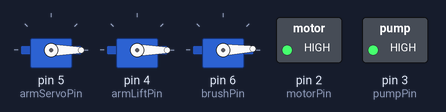
The sketch below on a simulated Arduino Uno, built with avr-gcc and run on an emulated ATmega328P. Shown: 3 × servo, switched loads named in the sketch (green lamp = pin HIGH).

Above: at 0.05 s.
At 2.85 s:
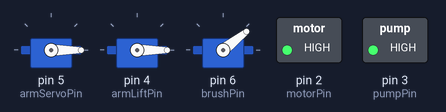
At 3.3 s:
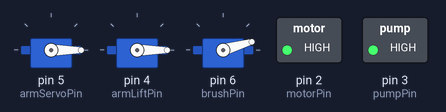
Timing chart, 0 to 11.2 s (numbered marks = the images above):
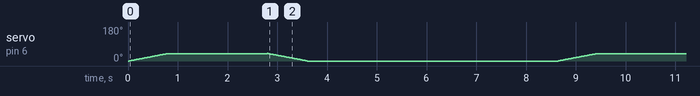

The sketch:

Waschimmo_hardwaretest.ino
```cpp
#include <Servo.h>

Servo armServo;  // create servo object to control a servo
Servo liftServo;
Servo brushServo;
const int motorPin=2;         // red
const int pumpPin=3;          // green
const int armLiftPin=4;       // yellow
const int armServoPin=5;      //
const int brushPin=6;         // blue
const int inputPlus=A0;
const int inputMinus=A1;
const int inputEnter=A2;
const int inputBack=A3;
void setup() {
  // put your setup code here, to run once:
  // setup relais
  digitalWrite(motorPin, HIGH);
  digitalWrite(pumpPin, HIGH);
  pinMode(motorPin, OUTPUT);
  pinMode(pumpPin, OUTPUT);
  pinMode(inputPlus, INPUT_PULLUP);
  pinMode(inputMinus, INPUT_PULLUP);
  pinMode(inputEnter, INPUT_PULLUP);
  pinMode(inputBack, INPUT_PULLUP);
  armServo.attach(armServoPin);
  armServo.write(0);
  liftServo.attach(armLiftPin);
  liftServo.write(0);
  brushServo.attach(brushPin);
  brushServo.write(0);
}
void loop()
{
  int pos = 0;
  for(pos = 0; pos < 40; pos += 1)
  {
    brushServo.write(pos);
    delay(20);
  }
  delay(2000);
  for(pos = 40; pos>=0; pos-=1)     // goes from 180 degrees to 0 degrees
  {
    brushServo.write(pos);              // tell servo to go to position in variable 'pos'
    delay(20);                       // waits 15ms for the servo to reach the position
  }
  delay(5000);
}
```
